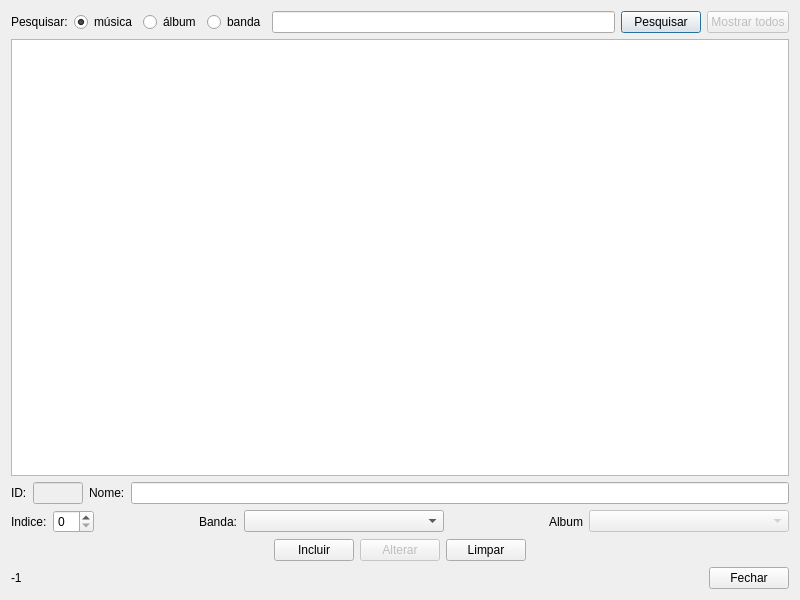
<?xml version="1.0" encoding="UTF-8"?>
<ui version="4.0">
 <class>form_musica</class>
 <widget class="QDialog" name="form_musica">
  <property name="geometry">
   <rect>
    <x>0</x>
    <y>0</y>
    <width>800</width>
    <height>600</height>
   </rect>
  </property>
  <property name="windowTitle">
   <string>Musicas = Limus :: Livros e músicas</string>
  </property>
  <property name="windowIcon">
   <iconset resource="arquivos.qrc">
    <normaloff>:/imagens/imagens/icone.png</normaloff>:/imagens/imagens/icone.png</iconset>
  </property>
  <layout class="QGridLayout" name="gridLayout">
   <item row="0" column="0">
    <layout class="QHBoxLayout" name="horizontalLayout">
     <item>
      <widget class="QLabel" name="label">
       <property name="text">
        <string>Pesquisar:</string>
       </property>
      </widget>
     </item>
     <item>
      <widget class="QRadioButton" name="radioButton_musica">
       <property name="text">
        <string>música</string>
       </property>
       <property name="checked">
        <bool>true</bool>
       </property>
      </widget>
     </item>
     <item>
      <widget class="QRadioButton" name="radioButton_album">
       <property name="text">
        <string>álbum</string>
       </property>
      </widget>
     </item>
     <item>
      <widget class="QRadioButton" name="radioButton_banda">
       <property name="text">
        <string>banda</string>
       </property>
      </widget>
     </item>
     <item>
      <widget class="QLineEdit" name="lineEdit_pesquisar"/>
     </item>
     <item>
      <widget class="QPushButton" name="pushButton_pesquisar">
       <property name="text">
        <string>Pesquisar</string>
       </property>
      </widget>
     </item>
     <item>
      <widget class="QPushButton" name="pushButton_mostrar_todos">
       <property name="enabled">
        <bool>false</bool>
       </property>
       <property name="text">
        <string>Mostrar todos</string>
       </property>
      </widget>
     </item>
    </layout>
   </item>
   <item row="1" column="0">
    <widget class="QTableWidget" name="tableWidget_musica"/>
   </item>
   <item row="2" column="0">
    <layout class="QHBoxLayout" name="horizontalLayout_3">
     <item>
      <widget class="QLabel" name="label_2">
       <property name="text">
        <string>ID:</string>
       </property>
      </widget>
     </item>
     <item>
      <widget class="QLineEdit" name="lineEdit_id">
       <property name="enabled">
        <bool>false</bool>
       </property>
       <property name="maximumSize">
        <size>
         <width>50</width>
         <height>16777215</height>
        </size>
       </property>
      </widget>
     </item>
     <item>
      <widget class="QLabel" name="label_3">
       <property name="text">
        <string>Nome:</string>
       </property>
      </widget>
     </item>
     <item>
      <widget class="QLineEdit" name="lineEdit_nome"/>
     </item>
    </layout>
   </item>
   <item row="3" column="0">
    <layout class="QHBoxLayout" name="horizontalLayout_2">
     <item>
      <widget class="QLabel" name="label_4">
       <property name="text">
        <string>Indice:</string>
       </property>
      </widget>
     </item>
     <item>
      <widget class="QSpinBox" name="spinBox_indice"/>
     </item>
     <item>
      <spacer name="horizontalSpacer_4">
       <property name="orientation">
        <enum>Qt::Horizontal</enum>
       </property>
       <property name="sizeHint" stdset="0">
        <size>
         <width>40</width>
         <height>20</height>
        </size>
       </property>
      </spacer>
     </item>
     <item>
      <widget class="QLabel" name="label_5">
       <property name="text">
        <string>Banda:</string>
       </property>
      </widget>
     </item>
     <item>
      <widget class="QComboBox" name="comboBox_banda">
       <property name="minimumSize">
        <size>
         <width>200</width>
         <height>0</height>
        </size>
       </property>
      </widget>
     </item>
     <item>
      <spacer name="horizontalSpacer_5">
       <property name="orientation">
        <enum>Qt::Horizontal</enum>
       </property>
       <property name="sizeHint" stdset="0">
        <size>
         <width>40</width>
         <height>20</height>
        </size>
       </property>
      </spacer>
     </item>
     <item>
      <widget class="QLabel" name="label_6">
       <property name="text">
        <string>Album</string>
       </property>
      </widget>
     </item>
     <item>
      <widget class="QComboBox" name="comboBox_album">
       <property name="enabled">
        <bool>false</bool>
       </property>
       <property name="minimumSize">
        <size>
         <width>200</width>
         <height>0</height>
        </size>
       </property>
      </widget>
     </item>
    </layout>
   </item>
   <item row="4" column="0">
    <layout class="QHBoxLayout" name="horizontalLayout_4">
     <item>
      <spacer name="horizontalSpacer">
       <property name="orientation">
        <enum>Qt::Horizontal</enum>
       </property>
       <property name="sizeHint" stdset="0">
        <size>
         <width>40</width>
         <height>20</height>
        </size>
       </property>
      </spacer>
     </item>
     <item>
      <widget class="QPushButton" name="pushButton_incluir">
       <property name="text">
        <string>Incluir</string>
       </property>
      </widget>
     </item>
     <item>
      <widget class="QPushButton" name="pushButton_alterar">
       <property name="enabled">
        <bool>false</bool>
       </property>
       <property name="text">
        <string>Alterar</string>
       </property>
      </widget>
     </item>
     <item>
      <widget class="QPushButton" name="pushButton_limpar">
       <property name="text">
        <string>Limpar</string>
       </property>
      </widget>
     </item>
     <item>
      <spacer name="horizontalSpacer_2">
       <property name="orientation">
        <enum>Qt::Horizontal</enum>
       </property>
       <property name="sizeHint" stdset="0">
        <size>
         <width>40</width>
         <height>20</height>
        </size>
       </property>
      </spacer>
     </item>
    </layout>
   </item>
   <item row="5" column="0">
    <layout class="QHBoxLayout" name="horizontalLayout_5">
     <item>
      <widget class="QLabel" name="label_selected_row">
       <property name="text">
        <string>-1</string>
       </property>
      </widget>
     </item>
     <item>
      <spacer name="horizontalSpacer_3">
       <property name="orientation">
        <enum>Qt::Horizontal</enum>
       </property>
       <property name="sizeHint" stdset="0">
        <size>
         <width>40</width>
         <height>20</height>
        </size>
       </property>
      </spacer>
     </item>
     <item>
      <widget class="QPushButton" name="pushButton_fechar">
       <property name="text">
        <string>Fechar</string>
       </property>
      </widget>
     </item>
    </layout>
   </item>
  </layout>
 </widget>
 <resources>
  <include location="arquivos.qrc"/>
 </resources>
 <connections/>
</ui>
